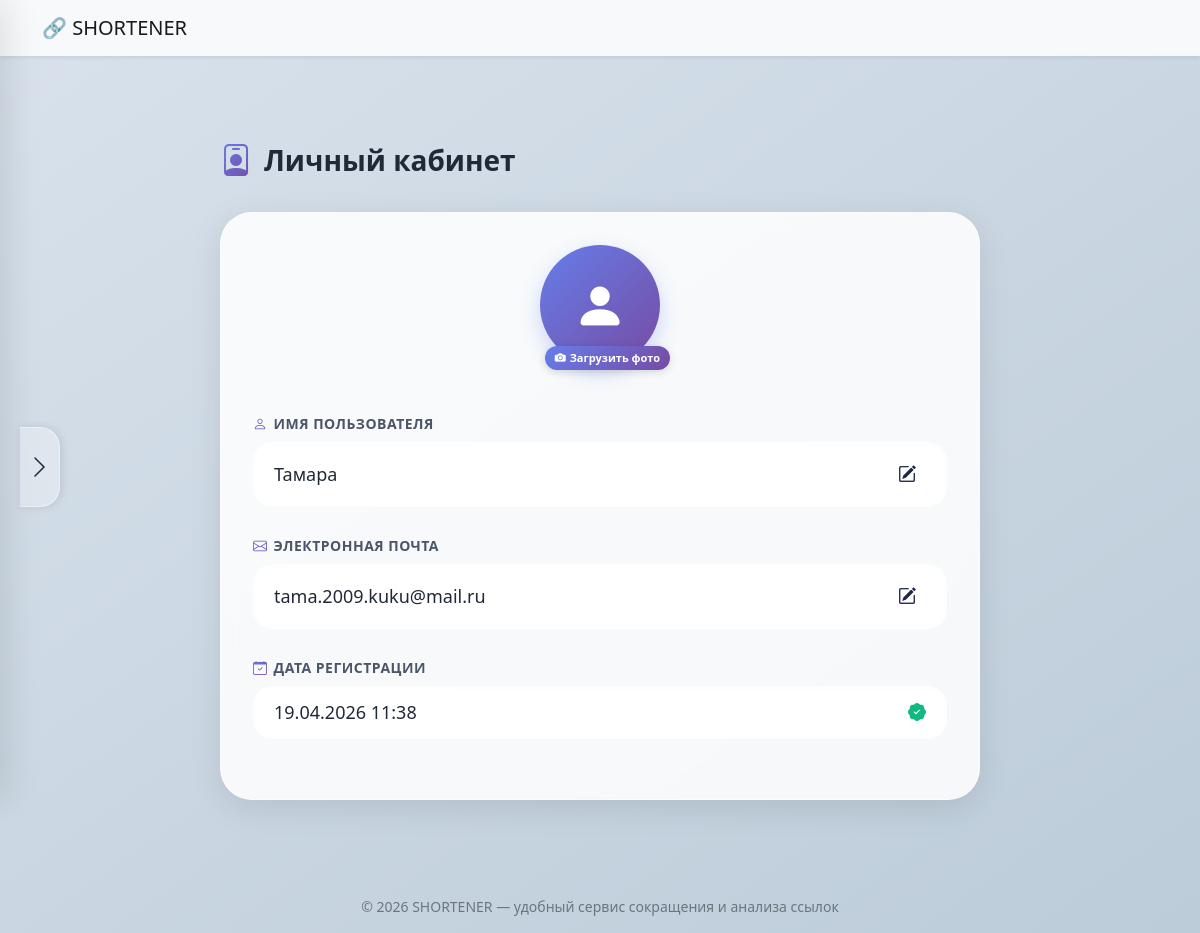
Screenshot of /profile (signed in) with the database file from the repository.
### app/models/user.py (models this page shows, shortened)
class User(db.Model, UserMixin):
    __tablename__ = "users"
    id = db.Column(db.Integer, primary_key=True)
    username = db.Column(db.String(80), unique=True, nullable=False)
    email = db.Column(db.String(120), unique=True, nullable=False)
    password_hash = db.Column(db.String(128), nullable=False)
    created_at = db.Column(db.DateTime, default=datetime.utcnow)
    is_active = db.Column(db.Boolean, default=True)
    is_admin = db.Column(db.Boolean, default=False)

### app/routes/auth.py (the view)
@bp.route('/profile')
@login_required
def profile():
    return render_template('lk.html', user=current_user)

### templates/lk.html (shortened to what this page needs)
{% extends "base.html" %}
{% block content %}
<html lang="ru">
<head>
    <link href="https://cdn.jsdelivr.net/npm/bootstrap@5.3.0/dist/css/bootstrap.min.css" rel="stylesheet">
    <link rel="stylesheet" href="https://cdn.jsdelivr.net/npm/bootstrap-icons@1.11.1/font/bootstrap-icons.css">
    <link rel="stylesheet" href="{{ url_for('static', filename='css/lk.css') }}">
    <link rel="stylesheet" href="{{ url_for('static', filename='css/main.css') }}">
</head>
<body>
<div class="panel-trigger" id="panelTrigger">
    <i class="bi bi-chevron-right"></i>
</div>
<div class="main-content">
    <div class="section-title">
        <i class="bi bi-person-badge"></i>
        Личный кабинет
    </div>
    <div class="profile-card">
        <div class="avatar-section">
            <div class="avatar-wrapper" id="avatarWrapper">
                <div class="avatar-placeholder" id="avatarPlaceholder">
                    <i class="bi bi-person-fill"></i>
                </div>
                <div class="upload-btn-static" id="uploadBtn">
                    <i class="bi bi-camera-fill"></i> <span>Загрузить фото</span>
                </div>
            </div>
        </div>
        <div class="info-field">
            <div class="field-label"><i class="bi bi-person"></i> Имя пользователя</div>
            <div class="field-value">
                <span class="user-data" id="usernameDisplay">{{ current_user.username if current_user.is_authenticated else 'Не авторизован' }}</span>
                <span class="edit-icon-static"><i class="bi bi-pencil-square"></i></span>
            </div>
        </div>
        <div class="info-field">
            <div class="field-label"><i class="bi bi-envelope"></i> Электронная почта</div>
            <div class="field-value">
                <span class="user-data" id="emailDisplay">{{ current_user.email if current_user.is_authenticated else 'Не авторизован' }}</span>
                <span class="edit-icon-static"><i class="bi bi-pencil-square"></i></span>
            </div>
        </div>
        <div class="info-field">
            <div class="field-label"><i class="bi bi-calendar-check"></i> Дата регистрации</div>
            <div class="field-value">
                <span class="user-data">
                    {% if current_user.is_authenticated and current_user.created_at %}
                        {{ current_user.created_at.strftime('%d.%m.%Y %H:%M') }}
                    {% else %}
                        Не указано
                    {% endif %}
                </span>
                <i class="bi bi-patch-check-fill" style="color:#10b981; font-size: 18px;"></i>
            </div>
        </div>
    </div>
</div>
</body>
</html>
{% endblock %}

### static/css/style.css (style rules this page uses)
body { background: #f0f2f5; }
html, body { height: 100%; margin: 0; padding: 0; }
body { display: flex; flex-direction: column; min-height: 100vh; }

### static/css/lk.css (style rules this page uses)
* { margin: 0; padding: 0; box-sizing: border-box; }
body { background: linear-gradient(135deg, #667eea 0%, #764ba2 40%, #ff6b6b 100%); min-height: 100vh; font-family: 'Segoe UI', Tahoma, Geneva, Verdana, sans-serif; margin: 0; padding: 0; }
.main-content { max-width: 800px; margin: 40px auto; padding: 0 24px; }
.profile-card { background: rgba(255, 255, 255, 0.85); backdrop-filter: blur(10px); border-radius: 32px; padding: 32px; box-shadow: 0 8px 32px rgba(0, 0, 0, 0.1); border: 1px solid rgba(255, 255, 255, 0.5); transition: transform 0.3s ease, box-shadow 0.3s ease; }
.section-title { font-size: 28px; font-weight: 700; color: #1f2937; margin-bottom: 28px; display: flex; align-items: center; gap: 12px; }
.section-title i { background: linear-gradient(135deg, #667eea, #764ba2); -webkit-background-clip: text; background-clip: text; color: transparent; font-size: 32px; }
.avatar-section { display: flex; flex-direction: column; align-items: center; margin-bottom: 32px; }
.avatar-wrapper { position: relative; width: 120px; height: 120px; margin-bottom: 16px; cursor: pointer; }
.avatar-placeholder { width: 100%; height: 100%; background: linear-gradient(135deg, #667eea, #764ba2); border-radius: 50%; display: flex; align-items: center; justify-content: center; font-size: 52px; color: white; box-shadow: 0 8px 20px rgba(102, 126, 234, 0.3); transition: transform 0.3s ease; }
.upload-btn-static { position: absolute; bottom: -5px; right: -10px; background: white; border-radius: 40px; padding: 4px 10px; font-size: 11px; font-weight: 600; background: linear-gradient(135deg, #667eea, #764ba2); color: white; border: none; display: inline-flex; align-items: center; gap: 4px; box-shadow: 0 2px 8px rgba(0, 0, 0, 0.15); cursor: pointer; pointer-events: auto; transition: all 0.3s ease; }
.info-field { margin-bottom: 28px; }
.field-label { font-size: 14px; font-weight: 600; text-transform: uppercase; letter-spacing: 0.5px; color: #4a5568; margin-bottom: 8px; display: flex; align-items: center; gap: 6px; }
.field-label i { background: linear-gradient(135deg, #667eea, #764ba2); -webkit-background-clip: text; background-clip: text; color: transparent; }
.field-value { display: flex; align-items: center; justify-content: space-between; background: rgba(255, 255, 255, 0.5); backdrop-filter: blur(5px); border-radius: 20px; padding: 12px 20px; border: 1px solid rgba(255, 255, 255, 0.4); transition: all 0.3s ease; }
.field-value span { font-size: 18px; font-weight: 500; color: #1f2937; word-break: break-all; }
.edit-icon-static { background: transparent; background: linear-gradient(135deg, #667eea, #764ba2); -webkit-background-clip: text; background-clip: text; color: transparent; font-size: 18px; padding: 6px 10px; border-radius: 40px; cursor: pointer; transition: all 0.3s ease; }

### static/css/main.css (style rules this page uses)
body { background: linear-gradient(145deg, #d9e2ec 0%, #bcccd9 100%); min-height: 100vh; margin: 0; padding: 0; font-family: 'Segoe UI', -apple-system, BlinkMacSystemFont, 'Inter', system-ui, sans-serif; }
.panel-trigger { position: fixed; left: 20px; top: 50%; transform: translateY(-50%); width: 40px; height: 80px; background: rgba(255, 255, 255, 0.3); backdrop-filter: blur(10px); border-radius: 0 20px 20px 0; cursor: pointer; z-index: 1001; display: flex; align-items: center; justify-content: center; transition: all 0.3s ease; box-shadow: 2px 0 8px rgba(0, 0, 0, 0.1); border: 1px solid rgba(255, 255, 255, 0.4); border-left: none; }
.panel-trigger i { color: #1e2a36; font-size: 24px; }
.main-content { max-width: 800px; margin: 80px auto; padding: 0 20px; position: relative; z-index: 1; }

### rows the page displays
User: is_active+username "Тамара", is_active+email "tama.2009.kuku@mail.ru", created_at "19.04.2026 11:38"
